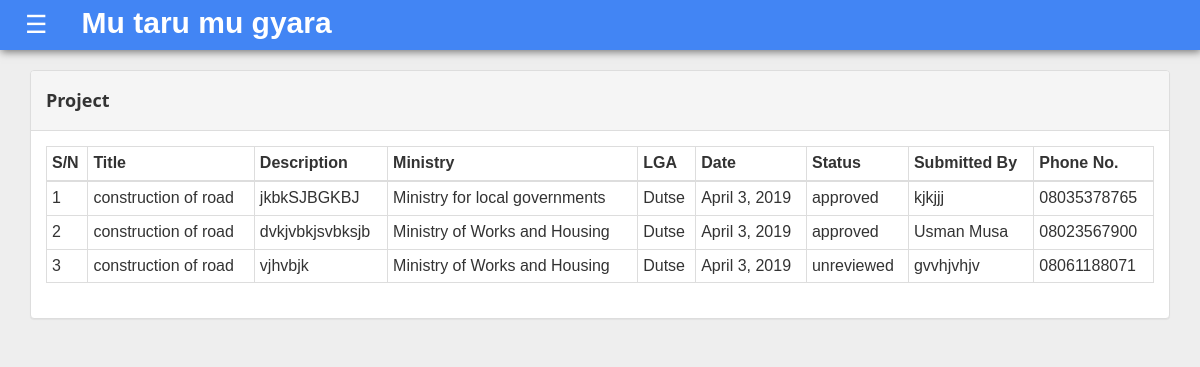
The page /governor-projects (signed in) on the database as committed earlier.
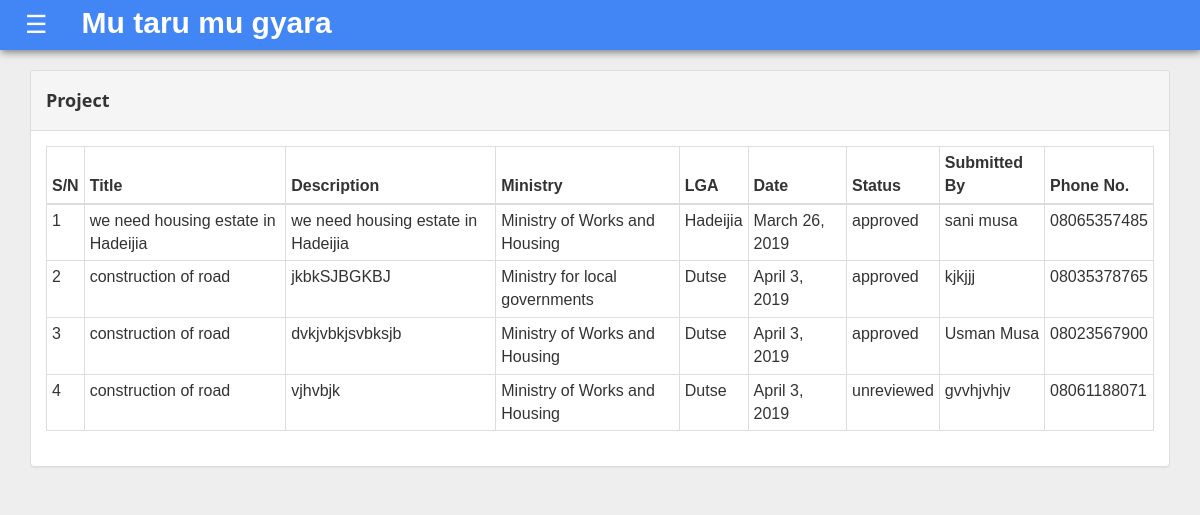
The same page on the database as committed later.
### project/models.py (models this page shows, shortened)
class Project(models.Model):
    title = models.CharField(max_length = 250)
    description = models.TextField()
    lga = models.ForeignKey(Lga, on_delete=models.CASCADE, related_name='projects')
    ministry = models.ForeignKey(Ministry, on_delete=models.CASCADE, related_name='projects')
    date = models.DateField(default=timezone.now)
    unreviewed = 'unreviewed'
    approved = 'approved'
    disapproved = 'disapproved'
    STATUS_CHOICES = (
        (unreviewed,'unreviewed'),
        (approved,'approved'),
        (disapproved,'disapproved')
    )
    PROGRESS_CHOICES = (
        ('0', '0%'),
        ('10', '10%'),
        ('20', '20%'),
        ('50', '50%'),
        ('75', '75%'),
        ('100', '100%'),
    )
    status = models.CharField(max_length = 15, choices = STATUS_CHOICES, default = unreviewed)
    progress = models.CharField(max_length = 2, choices= PROGRESS_CHOICES, blank=True, default = 0)
    submitted_by = models.CharField(max_length = 100, verbose_name = 'Full Name', blank=True, null=True)
    phone = models.CharField(max_length = 15, verbose_name = 'Phone Number', blank=True, null=True)
    budget_year = models.ForeignKey(Year, on_delete=models.CASCADE, blank=True, null=True, related_name='projects')
    class Meta:
        verbose_name = 'Project'
        verbose_name_plural = 'All Projects'

### mda/models.py (models this page shows, shortened)
class Ministry(models.Model):
    name = models.CharField(max_length=200)
    def __str__(self):
        return self.name

### lga/models.py (models this page shows, shortened)
class Lga(models.Model):
    name = models.CharField(max_length = 200)
    def __str__(self):
        return self.name

### project/views.py (the view)
# urls.py: path('governor-projects', views.GovernorList.as_view(), name='governor_projects'),
class GovernorList(LoginRequiredMixin, ListView):
    model = Project
    template_name = 'project/governor_projects.html'
    def get_queryset(self):
        q1 = Project.objects.filter(status='approved')
        q2 = Project.objects.filter(status='unreviewed').filter(date__day__lte = datetime.date.today().day - 14)
        return q1.union(q2)

### project/templates/project/governor_projects.html
{% extends "base.html" %}
{% block content %}
<div class="col-sm-12 col-md-12">
    <div class="panel panel-default">
    <div class="panel-heading">
            <h5><strong>Project</strong></h5>
            </div>
                    <div class="panel-body">
        <div class="table-responsive">
                <table class="table table-bordered table-condensed" id="table_id">
                    <thead>
                        <tr><th>S/N</th>
                            <th>Title</th>
                            <th>Description</th>
                            <th>Ministry</th>
                            <th>LGA</th>
                            <th>Date</th>
                            <th>Status</th>
                            <th>Submitted By</th>
                            <th>Phone No.</th>
                        </tr>
                    </thead>
                    <tbody>
                        {% for project in object_list %}
                        <tr>
                        <td>{{forloop.counter}}</td>
                            <td><a href="{% url 'project:project_detail' project.id %}">{{project.title}}</a></td>
                            <td>{{project.description|truncatewords:"8"}}</td>
                            <td>{{project.ministry}}</td>
                            <td>{{project.lga}}</td>
                            <td>{{project.date}}</td>
                            <td>{{project.status}}</td>
                            <td>{{project.submitted_by}}</td>
                            <td>{{project.phone}}</td>
                            {% endfor %}
                        </tr>
                    </tbody>
                </table>
        </div>
</div>{% endblock %}

Rows that differ between the two databases and show on the page:
now on this page (row edited): Project: title "we need housing estate in Hadeijia", description "we need housing estate in Hadeijia", ministry "Ministry of Works and Housing", lga "Hadeijia", date "March 26, 2019", status "approved", submitted_by "sani musa", phone "08065357485"
